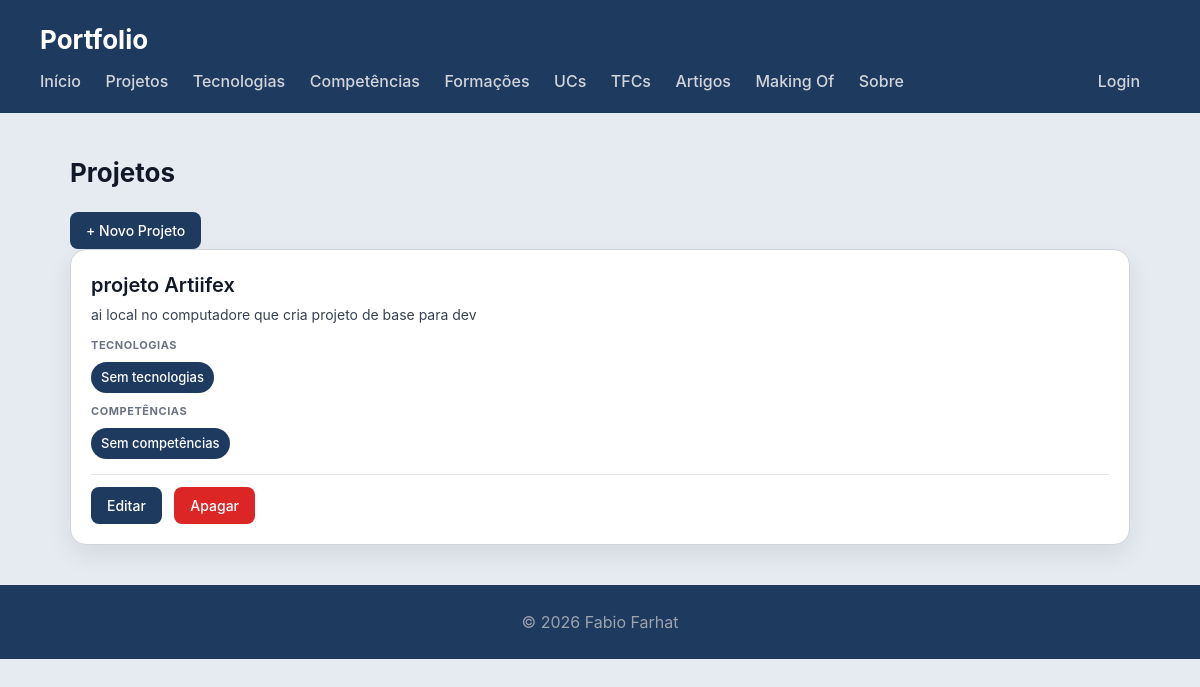
Page /portfolio/projetos/ on the committed database.
### portfolio/models.py (models this page shows, shortened)
class Projeto(models.Model):
    nome = models.CharField(max_length=200)
    descricao = models.CharField(max_length=1000, blank=True)
    tecnologias = models.ManyToManyField(Tecnologia, blank=True)
    competencias = models.ManyToManyField(Competencia, blank=True)
    unidade_curricular = models.ForeignKey(UnidadeCurricular, on_delete=models.SET_NULL, null=True, blank=True)  # NOVO
    imagem = models.ImageField(upload_to='projetos/', blank=True, null=True)
    link_github = models.URLField(blank=True)
    class Meta:
        verbose_name_plural = "Projetos"

### portfolio/views.py (the view)
# urls.py: path('projetos/', views.projetos_view, name="projetos"),
def projetos_view(request):
    projetos = Projeto.objects.prefetch_related('tecnologias', 'competencias').all()
    return render(request, 'portfolio/projetos.html', {
        'projetos': projetos,
        'is_gestor': request.user.is_authenticated and is_gestor(request.user),
    })

### portfolio/templates/portfolio/projetos.html (shortened to what this page needs)
{% extends "portfolio/base.html" %}
{% block content %}
<h2>Projetos</h2>
<p><a href="{% url 'portfolio:projeto_criar' %}" class="btn">+ Novo Projeto</a></p>
<section>
    {% for projeto in projetos %}
    <article>
        <header>
            <h3>{{ projeto.nome }}</h3>
            <p>{{ projeto.descricao }}</p>
        </header>
        <section>
            <h4>Tecnologias</h4>
            <ul>
                {% for tec in projeto.tecnologias.all %}
                    <li>{{ tec.nome }}</li>
                {% empty %}
                    <li>Sem tecnologias</li>
                {% endfor %}
            </ul>
        </section>
        <section>
            <h4>Competências</h4>
            <ul>
                {% for comp in projeto.competencias.all %}
                    <li>{{ comp.nome }}</li>
                {% empty %}
                    <li>Sem competências</li>
                {% endfor %}
            </ul>
        </section>
        <section class="acoes">
            <a href="{% url 'portfolio:projeto_editar' projeto.id %}" class="btn">Editar</a>
            <a href="{% url 'portfolio:projeto_apagar' projeto.id %}" class="btn btn-danger">Apagar</a>
        </section>
    </article>
    {% empty %}
        <p>Sem projetos registados.</p>
    {% endfor %}
</section>
{% endblock %}

### portfolio/static/portfolio/styles.css (style rules this page uses)
* { box-sizing: border-box; margin: 0; padding: 0; }
body { font-family: "Inter", "Segoe UI", system-ui, -apple-system, sans-serif; background: #e6ebf2; color: #111827; line-height: 1.5; }
h2 { margin-bottom: 20px; font-size: 26px; }
section > article { background: white; padding: 20px; border-radius: 16px; border: 1px solid #d1d5db; box-shadow: 0 10px 25px rgba(0,0,0,0.08); transition: all 0.25s ease; margin-bottom: 20px; }
article > header { margin-bottom: 12px; }
article > header > h3 { font-size: 20px; font-weight: 600; margin-bottom: 4px; }
article > header > p { font-size: 14px; color: #374151; }
article > section { margin-top: 10px; }
article > section > h4 { font-size: 11px; text-transform: uppercase; color: #6b7280; margin-bottom: 8px; letter-spacing: 0.05em; }
article > section > ul { list-style: none; display: flex; flex-wrap: wrap; gap: 8px; }
article > section > ul > li { background: #1e3a5f; color: white; padding: 6px 10px; border-radius: 999px; font-size: 13px; font-weight: 500; }
article a { color: #1e3a5f; font-weight: 500; }
.btn { display: inline-block; padding: 8px 16px; background: #1e3a5f; color: white !important; border-radius: 8px; text-decoration: none; font-size: 14px; font-weight: 500; margin-right: 8px; transition: background 0.2s; }
.btn-danger { background: #dc2626; }
.acoes { margin-top: 15px; padding-top: 12px; border-top: 1px solid #e5e7eb; }

### rows in the picture
Projeto: nome "projeto Artiifex", descricao "ai local no computadore que cria projeto de base para dev"
